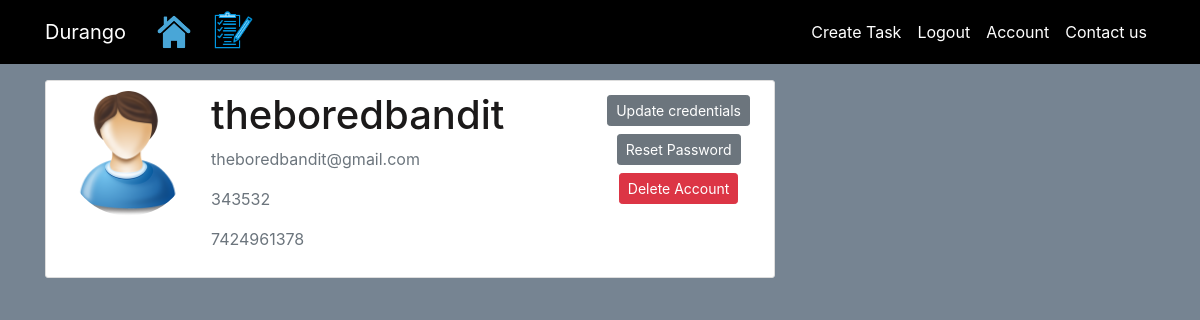
Before: /account (signed in) with the older database file.
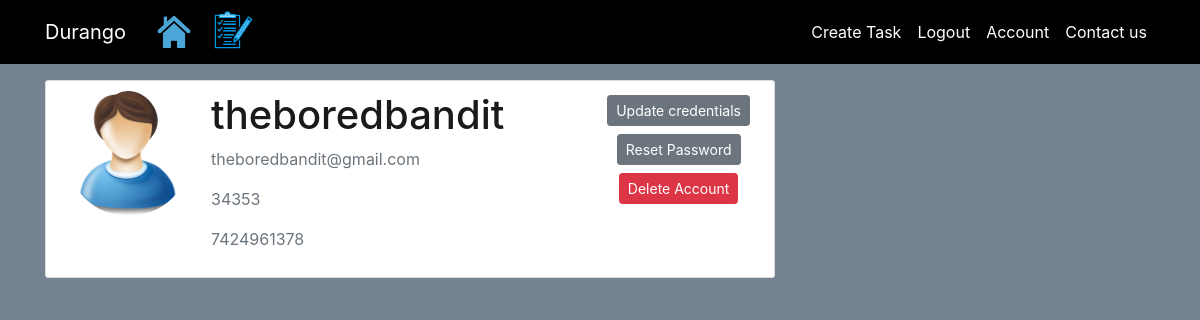
After: the same page with the newer database file.
### durango/models.py (models this page shows, shortened)
class User(db.Model, UserMixin):
    id=db.Column(db.Integer, primary_key=True)
    username=db.Column(db.String(20),unique=True, nullable=False)
    email=db.Column(db.String(100),unique=True, nullable=False)
    instituteId=db.Column(db.String(20), unique=True, nullable=False)
    mobileNum=db.Column(db.String(10), unique=True, nullable=False)
    image_file=db.Column(db.String(20),nullable=False,default='user.png')
    password=db.Column(db.String(50),nullable=False)
    app_password=db.Column(db.String(50),nullable=True)
    tasks=db.relationship('Task',backref='author',lazy=True)

### durango/routes.py (the view)
@application.route("/account")
@login_required
def account():
    image_file=url_for('static',filename='images/user.png')
    return render_template('account.html',title='Account',image_file=image_file)

### durango/models.py (called while the page is built)
@login_manager.user_loader
def load_user(user_id):
    return User.query.get(int(user_id)) #getting user by id

### durango/templates/account.html (shortened to what this page needs)
{%extends "layout.html" %}
{% block content %}
 <div class="content-section" >
 	<div class="media">
 		<img class="rounded-circle account-img"  src="{{image_file}}">
 		<div class="media-body">
 			<h2 class="account-heading">{{current_user.username}}</h2>
 			<p class="text-secondary">{{current_user.email}}</p>
 			<p class="text-secondary">{{current_user.instituteId}}</p>
 			<p class="text-secondary">{{current_user.mobileNum}}</p>
 		</div>
 	<div style="text-align: center;">
 		<div>
            <a class="btn btn-secondary btn-sm m-1" href="{{url_for('update_account')}}"> Update credentials</a>
        </div>
        <div>
            <a class="btn btn-secondary btn-sm m-1" href="{{url_for('reset_initiate')}}"> Reset Password</a>
        </div>
        <div>
            <button type="button" class="btn btn-danger btn-sm m-1" data-toggle="modal" data-target="#deleteModal" > Delete Account</button>
        </div>
    </div>
 	</div>
 </div>
{% endblock %}

### durango/templates/layout.html (shortened to what this page needs)
<!DOCTYPE html>
<html>
<head>
    <link rel="stylesheet" href="https://stackpath.bootstrapcdn.com/bootstrap/4.1.3/css/bootstrap.min.css">
    <link rel="stylesheet" type="text/css"  href="{{url_for('static', filename='main.css')}}">
   <link rel="stylesheet" media="all" href="https://cdnjs.cloudflare.com/ajax/libs/authy-form-helpers/2.3/form.authy.min.css" data-turbolinks-track="reload" />
   <link rel="stylesheet" href="https://cdn.jsdelivr.net/chartist.js/latest/chartist.min.css">
</head>
<body>
	<header class="site-header">
	  <nav class="navbar navbar-expand-md navbar-dark bg-steel fixed-top">
	    <div class="container">
	      <a class="navbar-brand mr-4 ml-20" href="/">Durango</a>
	      <div class="collapse navbar-collapse" id="navbarToggle">
	        <div class="navbar-nav mr-auto">
            <a href="/" class="nav-item nav-link" style="padding: 0"><img src="{{url_for('static',filename='images/homeicon.png')}}" alt="home" height="48px" width="48px" class="fill2" style="object-fit: cover;" title="Home"></a>
	         <a href="/dashboard" class="nav-item nav-link" style="padding: 0"><img src="{{url_for('static',filename='images/dash2.png')}}" alt="dash" height="43px" width="43px" class="fill2" style="object-fit: cover;" title="Dashboard"></a>
	        </div>
          <div class="navbar-nav">
          {%if current_user.is_authenticated%}
          <a class="nav-item nav-link" href="/task/new">Create Task</a>
          <a class="nav-item nav-link" href="/logout">Logout</a>
          <a class="nav-item nav-link" href="/account">Account</a>
          {%else%}
	        <a class="nav-item nav-link" href="/login">Login</a>
	        <a class="nav-item nav-link" href="/register">Register</a>
	         {%endif%}
           <a class="nav-item nav-link" href="/contact_us">Contact us</a>
          </div>
	      </div>
	    </div>
	  </nav>
	</header>
	<main role="main" class="container">
  <div class="row">
    <div class="col-md-8">
      {% block content %}{% endblock %}
      </div>
    </div>
</main>
</body>
</html>

### durango/static/main.css (style rules this page uses)
body { background: #768492; color: #333333; margin-top: 5rem; }
h1,h2, h3, h4, h5, h6 { color: #1b1919; }
.bg-steel { background-color: #000000; }
.site-header .navbar-nav .nav-link { color: #ffffff; }
.content-section { background: #ffffff; padding: 10.1px 20px; border: 1px solid #dddddd; border-radius: 3px; margin-bottom: 20px; }
.account-img { height: 125px; width: 125px; margin-right: 20px; margin-bottom: 16px; }
.account-heading { font-size: 2.5rem; }
.fill2 { flex-shrink: 0; }

Changed rows visible on the page:
changed User "theboredbandit": instituteId "343532" → "34353"
